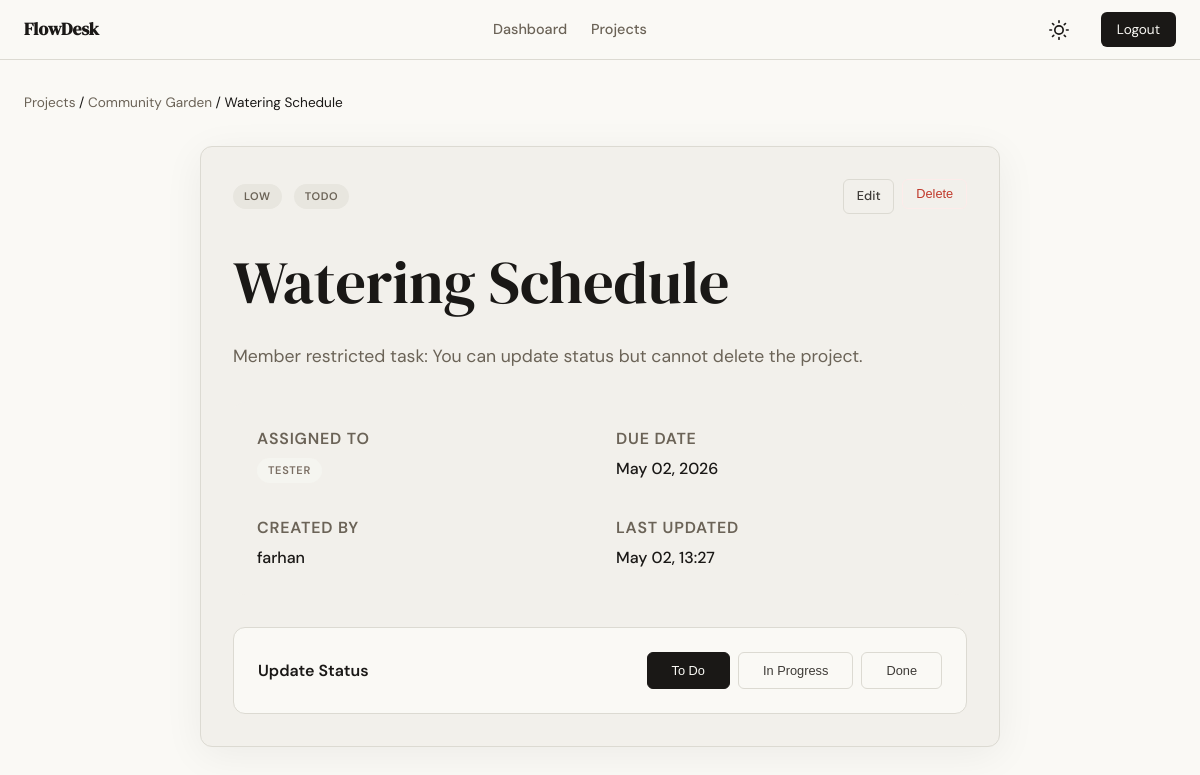
/tasks/10 (signed in), run on the app's committed database.
### app/models.py (models this page shows, shortened)
class Project(db.Model):
    id = db.Column(db.Integer, primary_key=True)
    name = db.Column(db.String(120), nullable=False)
    description = db.Column(db.Text)
    created_at = db.Column(db.DateTime, default=lambda: datetime.now(timezone.utc))
    owner_id = db.Column(db.Integer, db.ForeignKey('user.id'), nullable=False)
    members = db.relationship('ProjectMember', backref='project', lazy=True, cascade='all, delete-orphan')
    tasks = db.relationship('Task', backref='project', lazy=True, cascade='all, delete-orphan')

class Task(db.Model):
    id = db.Column(db.Integer, primary_key=True)
    title = db.Column(db.String(200), nullable=False)
    description = db.Column(db.Text)
    status = db.Column(db.Enum('todo', 'in_progress', 'done', name='task_status'), default='todo')
    priority = db.Column(db.Enum('low', 'medium', 'high', name='task_priority'), default='medium')
    due_date = db.Column(db.Date)
    created_at = db.Column(db.DateTime, default=lambda: datetime.now(timezone.utc))
    updated_at = db.Column(db.DateTime, default=lambda: datetime.now(timezone.utc), onupdate=lambda: datetime.now(timezone.utc))
    project_id = db.Column(db.Integer, db.ForeignKey('project.id'), nullable=False)
    created_by = db.Column(db.Integer, db.ForeignKey('user.id'), nullable=False)
    assigned_to = db.Column(db.Integer, db.ForeignKey('user.id'))

class User(db.Model, UserMixin):
    id = db.Column(db.Integer, primary_key=True)
    username = db.Column(db.String(80), unique=True, nullable=False)
    email = db.Column(db.String(120), unique=True, nullable=False)
    password_hash = db.Column(db.String(256), nullable=False)
    created_at = db.Column(db.DateTime, default=lambda: datetime.now(timezone.utc))
    owned_projects = db.relationship('Project', backref='owner', lazy=True)
    project_memberships = db.relationship('ProjectMember', backref='user', lazy=True)
    created_tasks = db.relationship('Task', foreign_keys='Task.created_by', backref='creator', lazy=True)
    assigned_tasks = db.relationship('Task', foreign_keys='Task.assigned_to', backref='assignee', lazy=True)

### app/tasks/routes.py (the view)
@tasks.route('/<int:id>')
@login_required
def detail(id):
    task = Task.query.get_or_404(id)
    role = get_project_role(task.project_id)
    if not role:
        abort(403)
    return render_template('tasks/detail.html', task=task, role=role)

### app/tasks/routes.py (called while the page is built)
def get_project_role(project_id):
    member = ProjectMember.query.filter_by(project_id=project_id, user_id=current_user.id).first()
    return member.role if member else None

### app/templates/tasks/detail.html (shortened to what this page needs)
{% extends "base.html" %}
{% block content %}
<header class="mb-4">
    <nav style="font-size: 0.85rem; margin-bottom: 0.5rem;">
        <a href="{{ url_for('projects.list_projects') }}" class="text-muted">Projects</a> /
        <a href="{{ url_for('projects.detail', id=task.project.id) }}" class="text-muted">{{ task.project.name }}</a> /
        {{ task.title }}
    </nav>
</header>
<div style="max-width: 800px; margin: 0 auto;">
    <div class="card card-shadow">
        <div class="flex-between mb-4">
            <div style="display: flex; gap: 0.75rem; align-items: center;">
                <span class="badge badge-{{ task.priority }}">{{ task.priority }}</span>
                <span class="badge badge-{{ task.status | replace('_', '-') }}">{{ task.status | replace('_', ' ') }}</span>
            </div>
            {% if role == 'admin' or task.created_by == current_user.id %}
                <div style="display: flex; gap: 0.5rem;">
                    <a href="{{ url_for('tasks.edit', id=task.id) }}" class="btn btn-ghost" style="padding: 0.4rem 0.8rem; font-size: 0.8rem;">Edit</a>
                    {% if role == 'admin' %}
                        <form action="{{ url_for('tasks.delete', id=task.id) }}" method="POST" onsubmit="return confirm('Delete this task?')">
                            <button type="submit" class="btn btn-ghost" style="padding: 0.4rem 0.8rem; font-size: 0.8rem; color: var(--danger); border-color: var(--danger-light);">Delete</button>
                        </form>
                    {% endif %}
                </div>
            {% endif %}
        </div>
        <h1 style="margin-bottom: 1.5rem;">{{ task.title }}</h1>
        <p class="text-muted mb-4" style="font-size: 1.1rem; line-height: 1.6;">{{ task.description or 'No description provided.' }}</p>
        <div class="grid-2" style="display: grid; grid-template-columns: 1fr 1fr; gap: 2rem; padding: 1.5rem; background-color: var(--paper-warm); border-radius: var(--radius-md); margin-bottom: 2rem;">
            <div>
                <div class="text-muted small uppercase" style="letter-spacing: 0.05em; font-weight: 600; margin-bottom: 0.25rem;">Assigned To</div>
                <div style="font-weight: 500;">
                    {% if task.assigned_to %}
                        <span class="badge {{ 'badge-me' if task.assigned_to == current_user.id else 'badge-user' }}">{{ task.assignee.username }}</span>
                    {% else %}
                        Unassigned
                    {% endif %}
                </div>
            </div>
            <div>
                <div class="text-muted small uppercase" style="letter-spacing: 0.05em; font-weight: 600; margin-bottom: 0.25rem;">Due Date</div>
                <div style="font-weight: 500;">{{ task.due_date.strftime('%B %d, %Y') if task.due_date else 'No due date' }}</div>
            </div>
            <div>
                <div class="text-muted small uppercase" style="letter-spacing: 0.05em; font-weight: 600; margin-bottom: 0.25rem;">Created By</div>
                <div style="font-weight: 500;">{{ task.creator.username }}</div>
            </div>
            <div>
                <div class="text-muted small uppercase" style="letter-spacing: 0.05em; font-weight: 600; margin-bottom: 0.25rem;">Last Updated</div>
                <div style="font-weight: 500;">{{ task.updated_at.strftime('%b %d, %H:%M') }}</div>
            </div>
        </div>
        <div class="flex-between" style="background: var(--paper); border: 1px solid var(--border); padding: 1.5rem; border-radius: var(--radius-md);">
            <div style="font-weight: 600;">Update Status</div>
            <div style="display: flex; gap: 0.5rem;">
                <button class="btn btn-ghost {{ 'active' if task.status == 'todo' }}" onclick="updateTaskStatus('{{ task.id }}', 'todo', '{{ url_for('tasks.update_status', id=task.id) }}')" style="font-size: 0.8rem;">To Do</button>
                <button class="btn btn-ghost {{ 'active' if task.status == 'in_progress' }}" onclick="updateTaskStatus('{{ task.id }}', 'in_progress', '{{ url_for('tasks.update_status', id=task.id) }}')" style="font-size: 0.8rem;">In Progress</button>
                <button class="btn btn-ghost {{ 'active' if task.status == 'done' }}" onclick="updateTaskStatus('{{ task.id }}', 'done', '{{ url_for('tasks.update_status', id=task.id) }}')" style="font-size: 0.8rem;">Done</button>
            </div>
        </div>
    </div>
</div>
{% endblock %}

### app/static/css/style.css (style rules this page uses)
:root { --ink: #1a1816; --ink-soft: #3d3a36; --ink-muted: #6b6357; --ink-faint: #9a9088; --paper: #faf9f5; --paper-warm: #f2f0eb; --paper-card: #f2f0eb; --accent: #E52b50; --accent-light: #fdecea; --danger: #c0392b; --danger-light: #fdecea; --success: #2e7d32; --success-light: #e8f5e9; --info: #1a6fa8; --info-light: #e8f4fd; --warning: #b8860b; --warning-light: #fff8e1; --border: #dcdad2; --border-soft: #e8e6df; --font-display: 'DM Serif Display', Georgia, serif; --font-body: 'DM Sans', system-ui, sans-serif; --badge-low-bg: #E8E6DF; --badge-low-text: #6B6357; --badge-me-bg: #8E8A85; --badge-me-text: #FFFFFF; --badge-user-bg: #F5F5F0; --badge-user-text: #7A6E63; --badge-medium-bg: #FFF8E1; --badge-medium-text: #9A6830; --max-width: 1200px; --auth-width: 440px; --radius-sm: 6px; --radius-md: 12px; --radius-lg: 20px; }
* { box-sizing: border-box; margin: 0; padding: 0; }
body { font-family: var(--font-body); background-color: var(--paper); color: var(--ink); line-height: 1.6; transition: background-color 0.3s, color 0.3s; min-height: 100vh; }
h1, h2, h3, h4, .display-font { font-family: var(--font-display); font-weight: 400; line-height: 1.2; }
h1 { font-size: clamp(2.5rem, 5vw, 4rem); }
a { color: var(--accent); text-decoration: none; transition: 0.2s ease; }
.btn { display: inline-block; padding: 0.65rem 1.5rem; font-size: 0.9rem; font-weight: 500; border-radius: var(--radius-sm); cursor: pointer; transition: 0.2s ease; border: none; text-align: center; }
.btn-ghost { background-color: transparent; border: 1px solid var(--border); color: var(--ink-soft); }
.card { background-color: var(--paper-card); border: 1px solid var(--border); border-radius: var(--radius-md); padding: 2rem; margin-bottom: 1.5rem; }
.card-shadow { box-shadow: 0 8px 40px rgba(0,0,0,0.06); }
::placeholder { color: var(--ink-faint); }
.badge { display: inline-block; font-size: 11px; font-weight: 600; letter-spacing: 0.06em; padding: 4px 11px; border-radius: 999px; text-transform: uppercase; }
.badge-user { background: var(--badge-user-bg); color: var(--badge-user-text); }
.badge-low { background: var(--badge-low-bg); color: var(--badge-low-text); }
.badge-todo { background: var(--badge-low-bg); color: var(--badge-low-text); }
.text-muted { color: var(--ink-muted); }
.mb-4 { margin-bottom: 2rem; }
.flex-between { display: flex; justify-content: space-between; align-items: center; }

### app/templates/tasks/detail.html (style rules this page uses)
.uppercase { text-transform: uppercase; }
.btn-ghost.active { background-color: var(--ink); color: var(--paper); border-color: var(--ink); }

### data on the page
Project: project.name "Community Garden"
Task: title "Watering Schedule", priority "LOW", status "TODO", description "Member restricted task: You can update status but cannot delete the project.", due_date "May 02, 2026", updated_at "May 02, 13:27"
User: assignee.username "TESTER"
User: creator.username "farhan"
